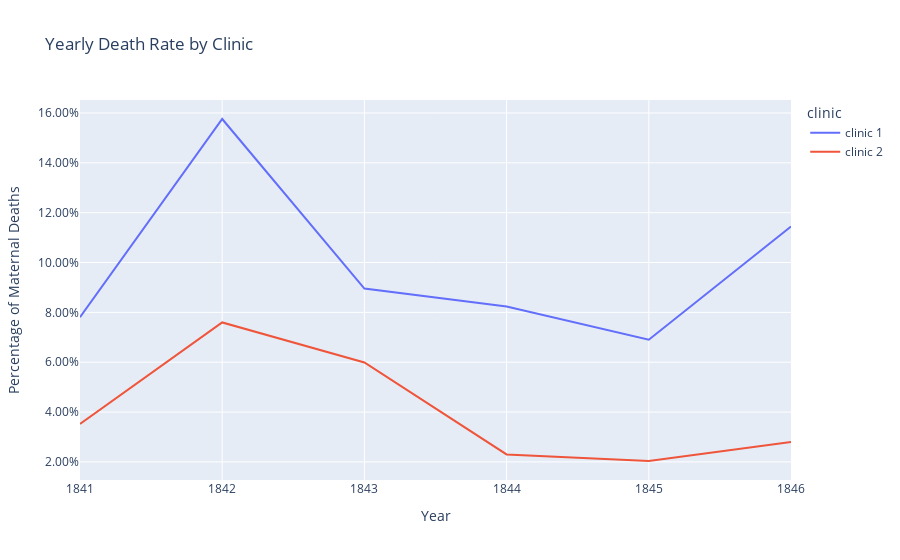

This figure's notebook cell:
### Markdown cell above
### Plotting the Proportion of Yearly Deaths by Clinic

### Code cell
fig = px.line(data_frame=df_yearly, x='year', y='pct_deaths', 
              color='clinic', title='Yearly Death Rate by Clinic')
fig.layout.yaxis.tickformat = ',.2%'
fig.layout.yaxis.title = 'Percentage of Maternal Deaths'
fig.layout.xaxis.title = 'Year'
fig.show()

### Figure 1 — Plotly figure (JSON) as saved in the notebook; plotly's stock layout.template omitted (floating-point values rounded to 4 significant figures)
{"data": [{"hovertemplate": "clinic=clinic 1<br>year=%{x}<br>pct_deaths=%{y}<extra></extra>", "legendgroup": "clinic 1", "line": {"color": "#636efa", "dash": "solid"}, "marker": {"symbol": "circle"}, "mode": "lines", "name": "clinic 1", "orientation": "v", "showlegend": true, "type": "scatter", "x": [1841, 1842, 1843, 1844, 1845, 1846], "xaxis": "x", "y": [0.07806, 0.1576, 0.08954, 0.08236, 0.06901, 0.1145], "yaxis": "y"}, {"hovertemplate": "clinic=clinic 2<br>year=%{x}<br>pct_deaths=%{y}<extra></extra>", "legendgroup": "clinic 2", "line": {"color": "#EF553B", "dash": "solid"}, "marker": {"symbol": "circle"}, "mode": "lines", "name": "clinic 2", "orientation": "v", "showlegend": true, "type": "scatter", "x": [1841, 1842, 1843, 1844, 1845, 1846], "xaxis": "x", "y": [0.03522, 0.07597, 0.05988, 0.023, 0.02036, 0.02797], "yaxis": "y"}], "layout": {"legend": {"title": {"text": "clinic"}, "tracegroupgap": 0}, "title": {"text": "Yearly Death Rate by Clinic"}, "xaxis": {"anchor": "y", "domain": [0, 1], "title": {"text": "Year"}}, "yaxis": {"anchor": "x", "domain": [0, 1], "tickformat": ",.2%", "title": {"text": "Percentage of Maternal Deaths"}}}}
